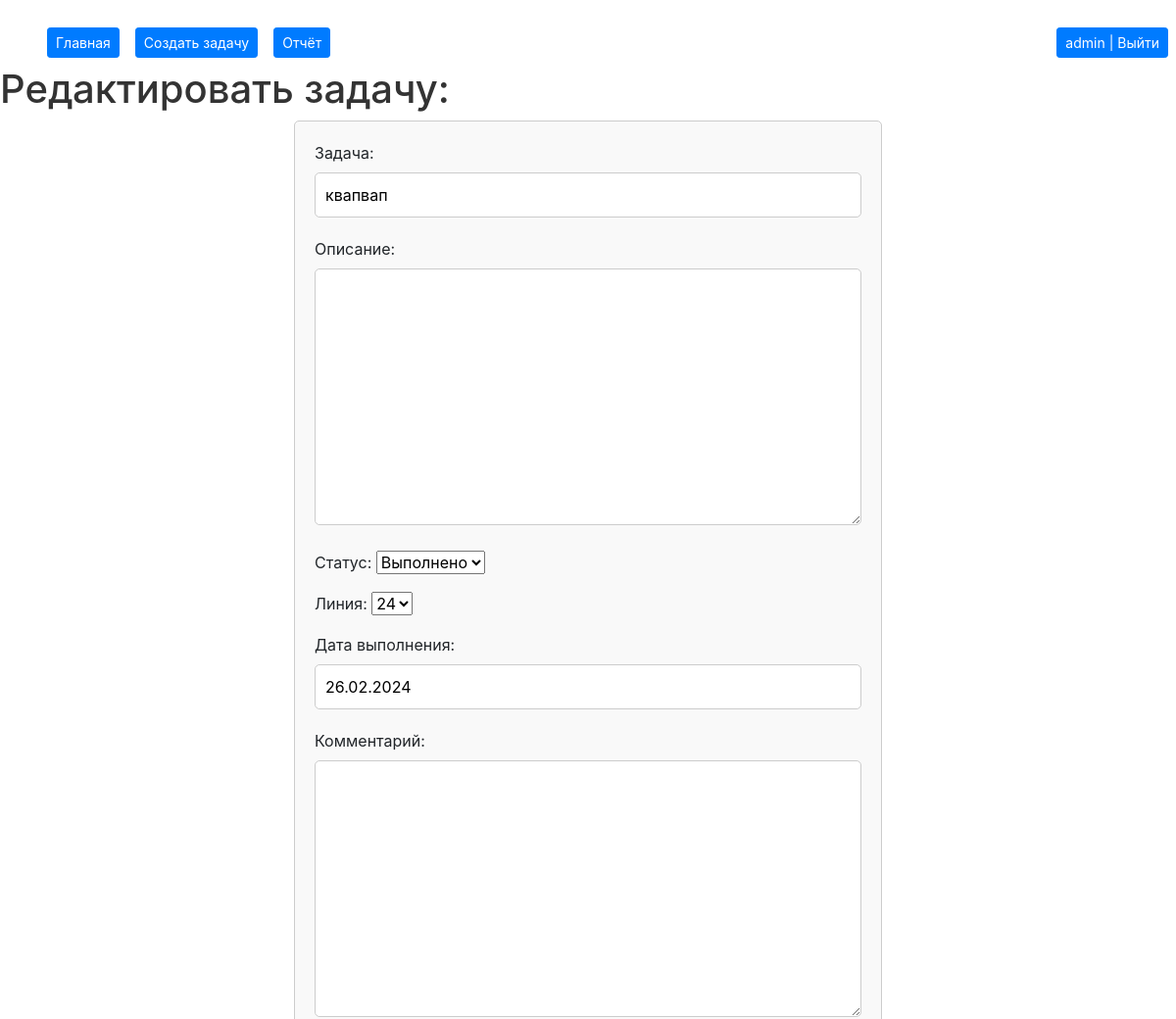
Page /edit_task/23/ (signed in, upper part) on the earlier database version.
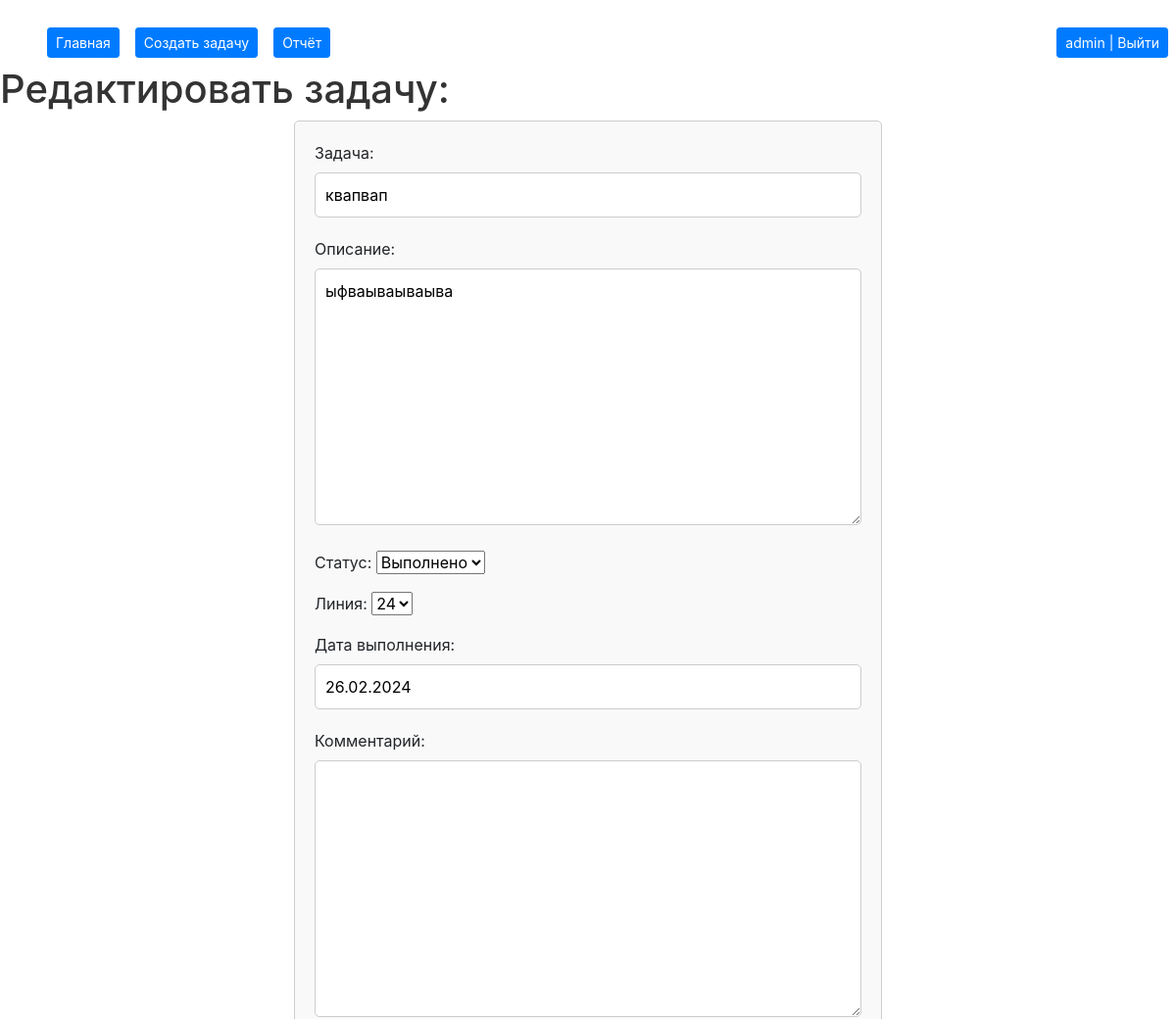
Same page on the later database version.
### task_TO/models.py (models this page shows, shortened)
class Task(models.Model):
    STATUS_CHOICES = [
        ('Не решена', 'Не решена'),
        ('Принята', 'Принята'),
        ('Выполнено', 'Выполнено'),
    ]
    LINE_CHOICES = [
        ('24', '24'),
        ('25', '25'),
        ('26', '26'),
        ('31', '31'),
        ('33', '33'),
    ]
    SHIFT_CHOICES = [
        ('1', '1'),
        ('2', '2'),
        ('3', '3'),
    ]
    created_at = models.DateTimeField(auto_now_add=True)
    task_name = models.CharField(max_length=255)
    description = models.TextField(blank=True)
    status = models.CharField(max_length=20, choices=STATUS_CHOICES, default='Не решена')
    line = models.CharField(max_length=20, choices=LINE_CHOICES, default='31')
    shift_name = models.CharField(max_length=2, choices=SHIFT_CHOICES,  default='1')
    completion_date = models.DateField(null=True, blank=True)
    comment = models.TextField(blank=True)

### task_TO/views.py (the view)
# urls.py: path('edit_task/<int:task_id>/', edit_task, name='edit_task'),
@user_passes_test(lambda u: u.groups.filter(name='Technician').exists() or u.groups.filter(name='TechnicianI').exists())
def edit_task(request, task_id):
    task = get_object_or_404(Task, id=task_id)
    image_form_set = inlineformset_factory(Task, Image, fields=('image',), extra=3, can_delete=True)
    if request.method == 'POST':
        if 'delete' in request.POST:  # Если нажата кнопка удаления
            task.delete()
            return redirect('index_mechanics')
        user = request.user
        if user.groups.filter(name='Mechanics').exists():
            form = TaskForm(request.POST, instance=task)
        else:
            form = TaskFormTechnician(request.POST, instance=task)
        formset = image_form_set(request.POST, request.FILES, instance=task)
        if form.is_valid() and formset.is_valid():
            form.save()
            formset.save()
            return redirect('index_mechanics')
    else:
        user = request.user
        if user.groups.filter(name='Mechanics').exists():
            form = TaskForm(instance=task)
        else:
            form = TaskFormTechnician(instance=task)
        formset = image_form_set(instance=task)
    return render(request, 'TO/edit_task.html', {'form': form, 'formset': formset, "task": task})

### task_TO/forms.py
class TaskForm(forms.ModelForm):
    class Meta:
        model = Task
        fields = ['task_name', 'description', 'status', 'line', 'completion_date', 'comment', 'completion_date']
        labels = {
            'line': 'Линия',
            'status': 'Статус',
            'task_name': 'Задача',
            'description': 'Описание',
            'comment': 'Комментарий',
            'completion_date': 'Дата выполнения',
        }
        widgets = {
            'completion_date': DatePicker(),
        }

### templates/TO/edit_task.html (shortened to what this page needs)
{% extends 'base.html' %}
{% block content %}
    <h1>Редактировать задачу:</h1>
    <form method="post" enctype="multipart/form-data">
        {{ form.as_p }}
    </form>
{% endblock %}

Differences in the rows shown:
changed Task "квапвап": description (not shown) → "ыфваываываыва"
